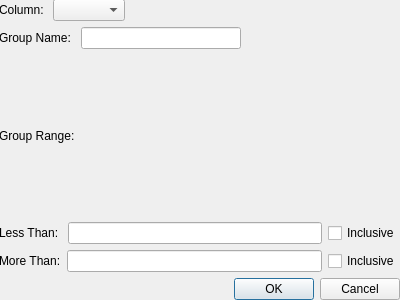
<?xml version="1.0" encoding="UTF-8"?>
<ui version="4.0">
 <class>Form</class>
 <widget class="QWidget" name="Form">
  <property name="geometry">
   <rect>
    <x>0</x>
    <y>0</y>
    <width>400</width>
    <height>300</height>
   </rect>
  </property>
  <property name="windowTitle">
   <string>Form</string>
  </property>
  <widget class="QWidget" name="verticalLayoutWidget">
   <property name="geometry">
    <rect>
     <x>-1</x>
     <y>-1</y>
     <width>401</width>
     <height>301</height>
    </rect>
   </property>
   <layout class="QVBoxLayout" name="verticalLayout">
    <item>
     <layout class="QHBoxLayout" name="horizontalLayout_2">
      <item>
       <widget class="QLabel" name="columnLabel">
        <property name="text">
         <string>Column: </string>
        </property>
       </widget>
      </item>
      <item>
       <widget class="QComboBox" name="columnCombo"/>
      </item>
      <item>
       <spacer name="horizontalSpacer">
        <property name="orientation">
         <enum>Qt::Horizontal</enum>
        </property>
        <property name="sizeHint" stdset="0">
         <size>
          <width>40</width>
          <height>20</height>
         </size>
        </property>
       </spacer>
      </item>
     </layout>
    </item>
    <item>
     <layout class="QHBoxLayout" name="horizontalLayout_3">
      <item>
       <widget class="QLabel" name="groupNameLabel">
        <property name="text">
         <string>Group Name: </string>
        </property>
       </widget>
      </item>
      <item>
       <widget class="QLineEdit" name="groupNameCombo"/>
      </item>
      <item>
       <spacer name="horizontalSpacer_2">
        <property name="orientation">
         <enum>Qt::Horizontal</enum>
        </property>
        <property name="sizeHint" stdset="0">
         <size>
          <width>40</width>
          <height>20</height>
         </size>
        </property>
       </spacer>
      </item>
     </layout>
    </item>
    <item>
     <widget class="QLabel" name="groupRangeTopLabel">
      <property name="text">
       <string>Group Range:</string>
      </property>
     </widget>
    </item>
    <item>
     <layout class="QHBoxLayout" name="horizontalLayout_4">
      <item>
       <widget class="QLabel" name="lessThanLabel">
        <property name="text">
         <string>Less Than: </string>
        </property>
       </widget>
      </item>
      <item>
       <widget class="QLineEdit" name="lessThanEdit"/>
      </item>
      <item>
       <widget class="QCheckBox" name="lessThanCheck">
        <property name="text">
         <string>Inclusive</string>
        </property>
       </widget>
      </item>
     </layout>
    </item>
    <item>
     <layout class="QHBoxLayout" name="horizontalLayout_5">
      <item>
       <widget class="QLabel" name="moreThanLabel">
        <property name="text">
         <string>More Than:</string>
        </property>
       </widget>
      </item>
      <item>
       <widget class="QLineEdit" name="moreThanEdit"/>
      </item>
      <item>
       <widget class="QCheckBox" name="moreThanCheck">
        <property name="text">
         <string>Inclusive</string>
        </property>
       </widget>
      </item>
     </layout>
    </item>
    <item>
     <widget class="QDialogButtonBox" name="buttonBox">
      <property name="standardButtons">
       <set>QDialogButtonBox::Cancel|QDialogButtonBox::Ok</set>
      </property>
     </widget>
    </item>
   </layout>
  </widget>
 </widget>
 <resources/>
 <connections/>
</ui>
